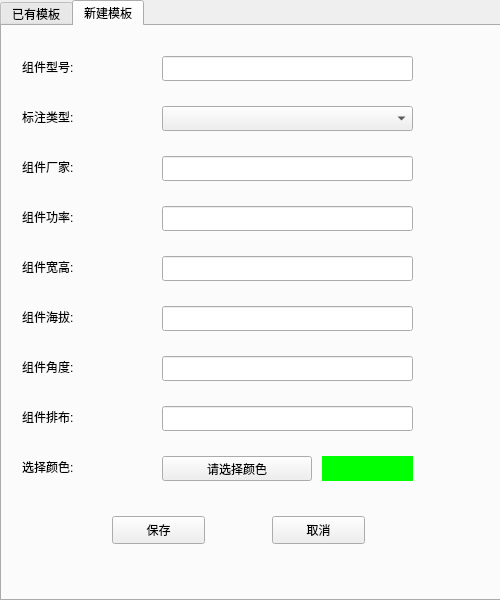
<?xml version="1.0" encoding="UTF-8"?>
<ui version="4.0">
 <class>set_panel_info_new</class>
 <widget class="QWidget" name="set_panel_info_new">
  <property name="geometry">
   <rect>
    <x>0</x>
    <y>0</y>
    <width>500</width>
    <height>600</height>
   </rect>
  </property>
  <property name="windowTitle">
   <string>设置组件信息</string>
  </property>
  <widget class="QTabWidget" name="panel_tab">
   <property name="geometry">
    <rect>
     <x>0</x>
     <y>0</y>
     <width>501</width>
     <height>601</height>
    </rect>
   </property>
   <property name="currentIndex">
    <number>1</number>
   </property>
   <widget class="QWidget" name="old_Template">
    <property name="font">
     <font>
      <pointsize>15</pointsize>
     </font>
    </property>
    <attribute name="title">
     <string>已有模板</string>
    </attribute>
    <widget class="QLineEdit" name="old_panel_angle">
     <property name="enabled">
      <bool>false</bool>
     </property>
     <property name="geometry">
      <rect>
       <x>160</x>
       <y>330</y>
       <width>251</width>
       <height>25</height>
      </rect>
     </property>
     <property name="font">
      <font>
       <pointsize>9</pointsize>
      </font>
     </property>
    </widget>
    <widget class="QLabel" name="panel_model_9">
     <property name="geometry">
      <rect>
       <x>30</x>
       <y>180</y>
       <width>80</width>
       <height>21</height>
      </rect>
     </property>
     <property name="font">
      <font>
       <pointsize>9</pointsize>
      </font>
     </property>
     <property name="text">
      <string>组件功率:</string>
     </property>
    </widget>
    <widget class="QLineEdit" name="old_label_manufactor">
     <property name="enabled">
      <bool>false</bool>
     </property>
     <property name="geometry">
      <rect>
       <x>160</x>
       <y>130</y>
       <width>251</width>
       <height>25</height>
      </rect>
     </property>
     <property name="font">
      <font>
       <pointsize>9</pointsize>
      </font>
     </property>
    </widget>
    <widget class="QLineEdit" name="old_panel_wh">
     <property name="enabled">
      <bool>false</bool>
     </property>
     <property name="geometry">
      <rect>
       <x>160</x>
       <y>230</y>
       <width>251</width>
       <height>25</height>
      </rect>
     </property>
     <property name="font">
      <font>
       <pointsize>9</pointsize>
      </font>
     </property>
    </widget>
    <widget class="QLineEdit" name="old_panel_altitude">
     <property name="enabled">
      <bool>false</bool>
     </property>
     <property name="geometry">
      <rect>
       <x>160</x>
       <y>280</y>
       <width>251</width>
       <height>25</height>
      </rect>
     </property>
     <property name="font">
      <font>
       <pointsize>9</pointsize>
      </font>
     </property>
    </widget>
    <widget class="QLabel" name="panel_model_10">
     <property name="geometry">
      <rect>
       <x>30</x>
       <y>330</y>
       <width>80</width>
       <height>21</height>
      </rect>
     </property>
     <property name="font">
      <font>
       <pointsize>9</pointsize>
      </font>
     </property>
     <property name="text">
      <string>组件角度:</string>
     </property>
    </widget>
    <widget class="QLabel" name="panel_model_11">
     <property name="geometry">
      <rect>
       <x>30</x>
       <y>80</y>
       <width>80</width>
       <height>21</height>
      </rect>
     </property>
     <property name="font">
      <font>
       <pointsize>9</pointsize>
      </font>
     </property>
     <property name="text">
      <string>标注类型:</string>
     </property>
    </widget>
    <widget class="QLineEdit" name="old_label_type">
     <property name="enabled">
      <bool>false</bool>
     </property>
     <property name="geometry">
      <rect>
       <x>160</x>
       <y>80</y>
       <width>251</width>
       <height>25</height>
      </rect>
     </property>
     <property name="font">
      <font>
       <pointsize>9</pointsize>
      </font>
     </property>
    </widget>
    <widget class="QLabel" name="panel_model_12">
     <property name="geometry">
      <rect>
       <x>30</x>
       <y>280</y>
       <width>80</width>
       <height>21</height>
      </rect>
     </property>
     <property name="font">
      <font>
       <pointsize>9</pointsize>
      </font>
     </property>
     <property name="text">
      <string>组件海拔:</string>
     </property>
    </widget>
    <widget class="QLabel" name="panel_model_13">
     <property name="geometry">
      <rect>
       <x>30</x>
       <y>380</y>
       <width>80</width>
       <height>21</height>
      </rect>
     </property>
     <property name="font">
      <font>
       <pointsize>9</pointsize>
      </font>
     </property>
     <property name="text">
      <string>组件排布:</string>
     </property>
    </widget>
    <widget class="QLineEdit" name="old_panel_power">
     <property name="enabled">
      <bool>false</bool>
     </property>
     <property name="geometry">
      <rect>
       <x>160</x>
       <y>180</y>
       <width>251</width>
       <height>25</height>
      </rect>
     </property>
     <property name="font">
      <font>
       <pointsize>9</pointsize>
      </font>
     </property>
    </widget>
    <widget class="QLineEdit" name="old_panel_arrange">
     <property name="enabled">
      <bool>false</bool>
     </property>
     <property name="geometry">
      <rect>
       <x>160</x>
       <y>380</y>
       <width>251</width>
       <height>25</height>
      </rect>
     </property>
     <property name="font">
      <font>
       <pointsize>9</pointsize>
      </font>
     </property>
    </widget>
    <widget class="QLabel" name="panel_model_15">
     <property name="geometry">
      <rect>
       <x>30</x>
       <y>130</y>
       <width>80</width>
       <height>21</height>
      </rect>
     </property>
     <property name="font">
      <font>
       <pointsize>9</pointsize>
      </font>
     </property>
     <property name="text">
      <string>组件厂家:</string>
     </property>
    </widget>
    <widget class="QLabel" name="panel_model_16">
     <property name="geometry">
      <rect>
       <x>30</x>
       <y>230</y>
       <width>80</width>
       <height>21</height>
      </rect>
     </property>
     <property name="font">
      <font>
       <pointsize>9</pointsize>
      </font>
     </property>
     <property name="text">
      <string>组件宽高:</string>
     </property>
    </widget>
    <widget class="QLabel" name="panel_model_17">
     <property name="geometry">
      <rect>
       <x>30</x>
       <y>30</y>
       <width>80</width>
       <height>21</height>
      </rect>
     </property>
     <property name="font">
      <font>
       <pointsize>9</pointsize>
      </font>
     </property>
     <property name="text">
      <string>组件型号:</string>
     </property>
    </widget>
    <widget class="QComboBox" name="old_panel_model">
     <property name="geometry">
      <rect>
       <x>160</x>
       <y>30</y>
       <width>251</width>
       <height>25</height>
      </rect>
     </property>
     <property name="font">
      <font>
       <pointsize>9</pointsize>
      </font>
     </property>
    </widget>
    <widget class="QPushButton" name="btu_old_close">
     <property name="geometry">
      <rect>
       <x>280</x>
       <y>520</y>
       <width>93</width>
       <height>28</height>
      </rect>
     </property>
     <property name="font">
      <font>
       <pointsize>9</pointsize>
      </font>
     </property>
     <property name="text">
      <string>取消</string>
     </property>
    </widget>
    <widget class="QPushButton" name="but_old_save">
     <property name="geometry">
      <rect>
       <x>120</x>
       <y>520</y>
       <width>93</width>
       <height>28</height>
      </rect>
     </property>
     <property name="font">
      <font>
       <pointsize>9</pointsize>
      </font>
     </property>
     <property name="text">
      <string>确定</string>
     </property>
    </widget>
    <widget class="QLabel" name="panel_model_20">
     <property name="geometry">
      <rect>
       <x>30</x>
       <y>430</y>
       <width>80</width>
       <height>21</height>
      </rect>
     </property>
     <property name="font">
      <font>
       <pointsize>9</pointsize>
      </font>
     </property>
     <property name="text">
      <string>选择颜色:</string>
     </property>
    </widget>
    <widget class="QWidget" name="old_color_widget" native="true">
     <property name="geometry">
      <rect>
       <x>160</x>
       <y>430</y>
       <width>121</width>
       <height>25</height>
      </rect>
     </property>
     <property name="styleSheet">
      <string notr="true">background-color: rgb(0,255, 0)</string>
     </property>
    </widget>
   </widget>
   <widget class="QWidget" name="new_Template">
    <attribute name="title">
     <string>新建模板</string>
    </attribute>
    <widget class="QLineEdit" name="new_panel_angle">
     <property name="geometry">
      <rect>
       <x>160</x>
       <y>330</y>
       <width>251</width>
       <height>25</height>
      </rect>
     </property>
    </widget>
    <widget class="QLabel" name="panel_model_2">
     <property name="geometry">
      <rect>
       <x>20</x>
       <y>180</y>
       <width>80</width>
       <height>21</height>
      </rect>
     </property>
     <property name="text">
      <string>组件功率:</string>
     </property>
    </widget>
    <widget class="QLineEdit" name="new_label_manufactor">
     <property name="geometry">
      <rect>
       <x>160</x>
       <y>130</y>
       <width>251</width>
       <height>25</height>
      </rect>
     </property>
    </widget>
    <widget class="QLineEdit" name="new_panel_wh">
     <property name="geometry">
      <rect>
       <x>160</x>
       <y>230</y>
       <width>251</width>
       <height>25</height>
      </rect>
     </property>
    </widget>
    <widget class="QLineEdit" name="new_panel_altitude">
     <property name="geometry">
      <rect>
       <x>160</x>
       <y>280</y>
       <width>251</width>
       <height>25</height>
      </rect>
     </property>
    </widget>
    <widget class="QPushButton" name="btu_new_close">
     <property name="geometry">
      <rect>
       <x>270</x>
       <y>490</y>
       <width>93</width>
       <height>28</height>
      </rect>
     </property>
     <property name="text">
      <string>取消</string>
     </property>
    </widget>
    <widget class="QLabel" name="panel_model_5">
     <property name="geometry">
      <rect>
       <x>20</x>
       <y>330</y>
       <width>80</width>
       <height>21</height>
      </rect>
     </property>
     <property name="text">
      <string>组件角度:</string>
     </property>
    </widget>
    <widget class="QLabel" name="panel_model_6">
     <property name="geometry">
      <rect>
       <x>20</x>
       <y>80</y>
       <width>80</width>
       <height>21</height>
      </rect>
     </property>
     <property name="text">
      <string>标注类型:</string>
     </property>
    </widget>
    <widget class="QLabel" name="panel_model_4">
     <property name="geometry">
      <rect>
       <x>20</x>
       <y>280</y>
       <width>80</width>
       <height>21</height>
      </rect>
     </property>
     <property name="text">
      <string>组件海拔:</string>
     </property>
    </widget>
    <widget class="QLabel" name="panel_model_8">
     <property name="geometry">
      <rect>
       <x>20</x>
       <y>380</y>
       <width>80</width>
       <height>21</height>
      </rect>
     </property>
     <property name="text">
      <string>组件排布:</string>
     </property>
    </widget>
    <widget class="QLineEdit" name="new_panel_power">
     <property name="geometry">
      <rect>
       <x>160</x>
       <y>180</y>
       <width>251</width>
       <height>25</height>
      </rect>
     </property>
    </widget>
    <widget class="QLineEdit" name="new_panel_arrange">
     <property name="geometry">
      <rect>
       <x>160</x>
       <y>380</y>
       <width>251</width>
       <height>25</height>
      </rect>
     </property>
    </widget>
    <widget class="QLabel" name="panel_model_7">
     <property name="geometry">
      <rect>
       <x>20</x>
       <y>130</y>
       <width>80</width>
       <height>21</height>
      </rect>
     </property>
     <property name="text">
      <string>组件厂家:</string>
     </property>
    </widget>
    <widget class="QPushButton" name="but_new_save">
     <property name="geometry">
      <rect>
       <x>110</x>
       <y>490</y>
       <width>93</width>
       <height>28</height>
      </rect>
     </property>
     <property name="text">
      <string>保存</string>
     </property>
    </widget>
    <widget class="QLabel" name="panel_model_3">
     <property name="geometry">
      <rect>
       <x>20</x>
       <y>230</y>
       <width>80</width>
       <height>21</height>
      </rect>
     </property>
     <property name="text">
      <string>组件宽高:</string>
     </property>
    </widget>
    <widget class="QLabel" name="panel_model_18">
     <property name="geometry">
      <rect>
       <x>20</x>
       <y>30</y>
       <width>80</width>
       <height>21</height>
      </rect>
     </property>
     <property name="font">
      <font>
       <pointsize>9</pointsize>
      </font>
     </property>
     <property name="text">
      <string>组件型号:</string>
     </property>
    </widget>
    <widget class="QLineEdit" name="new_panel_model">
     <property name="geometry">
      <rect>
       <x>160</x>
       <y>30</y>
       <width>251</width>
       <height>25</height>
      </rect>
     </property>
    </widget>
    <widget class="QLabel" name="panel_model_19">
     <property name="geometry">
      <rect>
       <x>20</x>
       <y>430</y>
       <width>80</width>
       <height>21</height>
      </rect>
     </property>
     <property name="text">
      <string>选择颜色:</string>
     </property>
    </widget>
    <widget class="QPushButton" name="btn_panel_color">
     <property name="geometry">
      <rect>
       <x>160</x>
       <y>430</y>
       <width>150</width>
       <height>25</height>
      </rect>
     </property>
     <property name="text">
      <string>请选择颜色</string>
     </property>
    </widget>
    <widget class="QWidget" name="new_panel_color" native="true">
     <property name="geometry">
      <rect>
       <x>320</x>
       <y>430</y>
       <width>91</width>
       <height>25</height>
      </rect>
     </property>
     <property name="styleSheet">
      <string notr="true">background-color: rgb(0,255, 0)</string>
     </property>
    </widget>
    <widget class="QComboBox" name="new_label_type">
     <property name="geometry">
      <rect>
       <x>160</x>
       <y>80</y>
       <width>251</width>
       <height>25</height>
      </rect>
     </property>
    </widget>
   </widget>
  </widget>
 </widget>
 <resources/>
 <connections/>
</ui>
